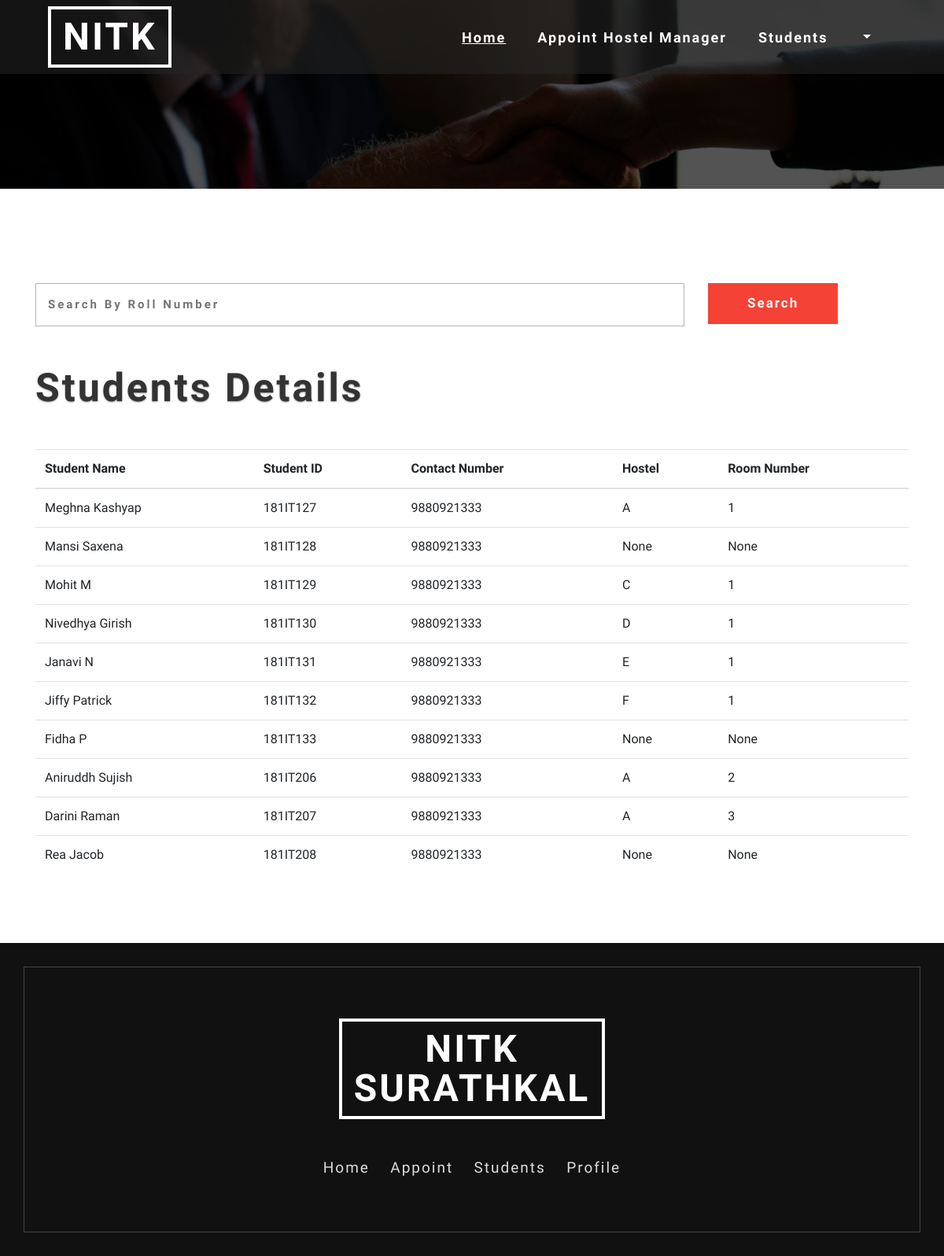
The page /admin/students.php on the database its author committed.
### tables this page shows
CREATE TABLE `Student` (
  `Student_id` varchar(255) NOT NULL,
  `Fname` varchar(255) NOT NULL,
  `Lname` varchar(255) NOT NULL,
  `Mob_no` varchar(255) NOT NULL,
  `Dept` varchar(255) NOT NULL,
  `Year_of_study` varchar(255) NOT NULL,
  `Pwd` longtext NOT NULL,
  `Hostel_id` int(10) DEFAULT NULL,
  `Room_id` int(10) DEFAULT NULL,
  `Mess_id` int(10) DEFAULT NULL,
  `Mess_card_id` int(10) DEFAULT NULL,
  PRIMARY KEY (`Student_id`),
  KEY `Hostel_id` (`Hostel_id`),
  KEY `Room_id` (`Room_id`),
  KEY `Mess_id` (`Mess_id`),
  KEY `Mess_card_id` (`Mess_card_id`),
  CONSTRAINT `Student_ibfk_1` FOREIGN KEY (`Hostel_id`) REFERENCES `Hostel` (`Hostel_id`),
  CONSTRAINT `Student_ibfk_2` FOREIGN KEY (`Room_id`) REFERENCES `Room` (`Room_id`),
  CONSTRAINT `Student_ibfk_3` FOREIGN KEY (`Mess_id`) REFERENCES `Mess` (`Mess_id`),
  CONSTRAINT `Student_ibfk_4` FOREIGN KEY (`Mess_card_id`) REFERENCES `Mess_Allocation` (`Mess_card_id`)
);

CREATE TABLE `Hostel` (
  `Hostel_id` int(10) NOT NULL AUTO_INCREMENT,
  `Hostel_name` varchar(255) NOT NULL,
  `current_no_of_rooms` int(15) DEFAULT '0',
  `No_of_rooms` int(15) DEFAULT '5',
  `No_of_students` int(10) DEFAULT '0',
  PRIMARY KEY (`Hostel_id`)
);

CREATE TABLE `Room` (
  `Room_id` int(10) NOT NULL AUTO_INCREMENT,
  `Hostel_id` int(10) NOT NULL,
  `Room_No` int(10) NOT NULL,
  `Allocated` tinyint(1) DEFAULT NULL,
  PRIMARY KEY (`Room_id`),
  KEY `Hostel_id` (`Hostel_id`),
  CONSTRAINT `Room_ibfk_1` FOREIGN KEY (`Hostel_id`) REFERENCES `Hostel` (`Hostel_id`)
);

### admin/students.php (the view, shortened to what this page needs)
<?php
  require '../includes/config.inc.php';
?>
<!DOCTYPE html>
<html lang="en">
<head>
	<link rel="stylesheet" href="../web_home/css_home/bootstrap.css">
	<link rel="stylesheet" href="../web_home/css_home/style.css" type="text/css" media="all" />
	<link rel="stylesheet" href="../web_home/css_home/fontawesome-all.css">
</head>
<body>
<div class="inner-page-banner" id="home">
	<header>
		<div class="container agile-banner_nav">
			<nav class="navbar navbar-expand-lg navbar-light bg-light">
				<h1><a class="navbar-brand" href="admin_home.php">NITK <span class="display"> </span></a></h1>
				<div class="collapse navbar-collapse justify-content-center" id="navbarSupportedContent">
					<ul class="navbar-nav ml-auto">
						<li class="nav-item active">
							<a class="nav-link" href="admin_home.php">Home <span class="sr-only">(current)</span></a>
						</li>
						<li class="nav-item">
							<a class="nav-link" href="create_hm.php">Appoint Hostel Manager</a>
						</li>
						<li class="nav-item">
							<a class="nav-link" href="students.php">Students</a>
						</li>
			            <li class="dropdown nav-item">
							<a href="#" class="dropdown-toggle nav-link" data-toggle="dropdown"><?php echo $_SESSION['username']; ?>
							</a>
						</li>
					</ul>
				</div>
			</nav>
		</div>
	</header>
</div>
<br><br><br>
<section class="contact py-5">
	<div class="container">
			<div class="mail_grid_w3l">
				<form action="students.php" method="post">
					<div class="row">
					        <div class="col-md-9">
							<input type="text" placeholder="Search by Roll Number" name="search_box">
							</div>
							<div class="col-md-3">
							<input type="submit" value="Search" name="search"></input>
							</div>
					</div>
				</form>
			</div>
	</div>
</section>
<div class="container">
<h2 class="heading text-capitalize mb-sm-5 mb-4"> Students Details</h2>
<?php
   $query1 = "SELECT * FROM Student";
   $result1 = mysqli_query($conn,$query1);
?>
  <table class="table table-hover">
    <thead>
      <tr>
        <th>Student Name</th>
        <th>Student ID</th>
        <th>Contact Number</th>
        <th>Hostel</th>
        <th>Room Number</th>
      </tr>
    </thead>
    <tbody>
    <?php
      if(mysqli_num_rows($result1)==0){
         echo '<tr><td colspan="4">No Rows Returned</td></tr>';
      }
      else{
      	while($row1 = mysqli_fetch_assoc($result1)){
            $room_id = $row1['Room_id'];
            $HID = $row1['Hostel_id'];
            $query7 = "SELECT * FROM Room WHERE Room_id = '$room_id'";
            $result7 = mysqli_query($conn,$query7);
            $row7 = mysqli_fetch_assoc($result7);
            $room_no = $row7['Room_No'];
            $query99 = "SELECT * FROM Hostel WHERE Hostel_id = '$HID'";
            $result99 = mysqli_query($conn,$query99);
            $row99 = mysqli_fetch_assoc($result99);
            $HNM = $row99['Hostel_name'];
            if (!$HNM) {
              $HNM='None';
            }
            if(!$room_no){
              $room_no='None';
            }
            $student_name = $row1['Fname']." ".$row1['Lname'];
      		echo "<tr><td>{$student_name}</td><td>{$row1['Student_id']}</td><td>{$row1['Mob_no']}</td><td>{$HNM}</td><td>{$room_no}</td></tr>\n";
      	}
      }
    ?>
    </tbody>
  </table>
</div>
<br>
<br>
<br>
<footer class="py-5">
	<div class="container py-md-5">
		<div class="footer-logo mb-5 text-center">
			<a class="navbar-brand" href="http://www.nitk.ac.in/" target="_blank">NITK <span class="display"> SURATHKAL</span></a>
		</div>
		<div class="footer-grid">
			<div class="list-footer">
				<ul class="footer-nav text-center">
					<li>
						<a href="admin_home.php">Home</a>
					</li>
					<li>
						<a href="create_hm.php">Appoint</a>
					</li>
					<li>
						<a href="students.php">Students</a>
					</li>
					<li>
						<a href="admin_profile.php">Profile</a>
					</li>
				</ul>
			</div>
		</div>
	</div>
</footer>
</body>
</html>

### web_home/css_home/style.css (style rules this page uses)
body { padding:0; margin:0; position:relative; font-family: 'Poiret One', cursive; }
body a { transition:0.5s all; -webkit-transition:0.5s all; -moz-transition:0.5s all; -o-transition:0.5s all; -ms-transition:0.5s all; }
input[type="button"],input[type="submit"],.contact-form input[type="submit"] { transition:0.5s all; -webkit-transition:0.5s all; -moz-transition:0.5s all; -o-transition:0.5s all; -ms-transition:0.5s all; }
h1,h2,h3,h4,h5,h6 { margin:0; }
ul { margin:0; padding:0; }
header { position: absolute; z-index: 9; width: 100%; background: rgba(37, 37, 37, 0.54); }
.bg-light { background-color: transparent !important; }
h1 { font-size: inherit; }
.navbar-nav > li { margin-right: 1.5em; }
.navbar-light .navbar-nav .show > .nav-link, .navbar-light .navbar-nav .active > .nav-link, .navbar-light .navbar-nav .nav-link.show, .navbar-light .navbar-nav .nav-link.active { color: #fff; font-size: 18px; font-weight: 700; letter-spacing: 2px; text-decoration: underline; }
.navbar-light .navbar-nav .nav-link { color: #fff; font-size: 18px; font-weight: 700; letter-spacing: 2px; }
.navbar-light .navbar-brand { color: #fff; font-size: 3em; text-decoration: none; border: 4px solid #fff; text-transform: uppercase; font-weight: 700; margin: 0; text-align: center; letter-spacing: 3px; padding: 10px 15px; line-height: 50px; }
.navbar-brand span { display: block; }
h3.heading,h2.heading { font-size: 50px; font-weight: 700; letter-spacing: 3px; color: #333; text-shadow: 0 1px 2px rgba(0, 0, 0, 0.4); }
footer { background: #111; position: relative; z-index: 1; }
footer:after { position: absolute; content: ''; left: 30px; right: 30px; bottom: 30px; top: 30px; border: 1px solid #444; z-index: -1; }
.footer-logo a.navbar-brand { color: #fff; font-size: 3em; text-decoration: none; border: 4px solid #fff; text-transform: uppercase; font-weight: 700; margin: 0; letter-spacing: 3px; padding: 10px 15px; line-height: 50px; }
.footer-nav li { list-style-type: none; display: inline-block; margin: 0px .7em; border-bottom: 2px solid rgba(226, 222, 222, 0); }
ul.footer-nav li a { color: #ddd; font-size: 19px; letter-spacing: 2px; display: inline-block; }
.inner-page-banner { background: url(../images/1.jpg) no-repeat center; height: 20vw; background-size: cover; }
.mail_grid_w3l input[type="text"], .mail_grid_w3l input[type="email"],.mail_grid_w3l input[type="number"],.mail_grid_w3l input[type="password"], .mail_grid_w3l textarea { outline: none; padding: 15px; font-size: 15px; color: #777; background: none; width: 100%; border: 1px solid #b5b5b5; letter-spacing: 3px; font-weight: bold; text-transform: capitalize; }
.mail_grid_w3l input[type="submit"] { outline: none; padding: 13px 50px; font-size: 17px; color: #fff; font-weight: 600; background: #F44336; border: none; text-transform: capitalize; letter-spacing: 2px; }

### rows shown on the page
student: student_name "Meghna Kashyap", Student_id "181IT127", Mob_no "9880921333", Hostel.Hostel_name "A", Room.Room_No "1"
student: student_name "Mansi Saxena", Student_id "181IT128", Mob_no "9880921333", HNM "None", room_no "None"
student: student_name "Mohit M", Student_id "181IT129", Mob_no "9880921333", Hostel.Hostel_name "C", Room.Room_No "1"
student: student_name "Nivedhya Girish", Student_id "181IT130", Mob_no "9880921333", Hostel.Hostel_name "D", Room.Room_No "1"
student: student_name "Janavi N", Student_id "181IT131", Mob_no "9880921333", Hostel.Hostel_name "E", Room.Room_No "1"
student: student_name "Jiffy Patrick", Student_id "181IT132", Mob_no "9880921333", Hostel.Hostel_name "F", Room.Room_No "1"
student: student_name "Fidha P", Student_id "181IT133", Mob_no "9880921333", HNM "None", room_no "None"
student: student_name "Aniruddh Sujish", Student_id "181IT206", Mob_no "9880921333", Hostel.Hostel_name "A", Room.Room_No "2"
student: student_name "Darini Raman", Student_id "181IT207", Mob_no "9880921333", Hostel.Hostel_name "A", Room.Room_No "3"
student: student_name "Rea Jacob", Student_id "181IT208", Mob_no "9880921333", HNM "None", room_no "None"
